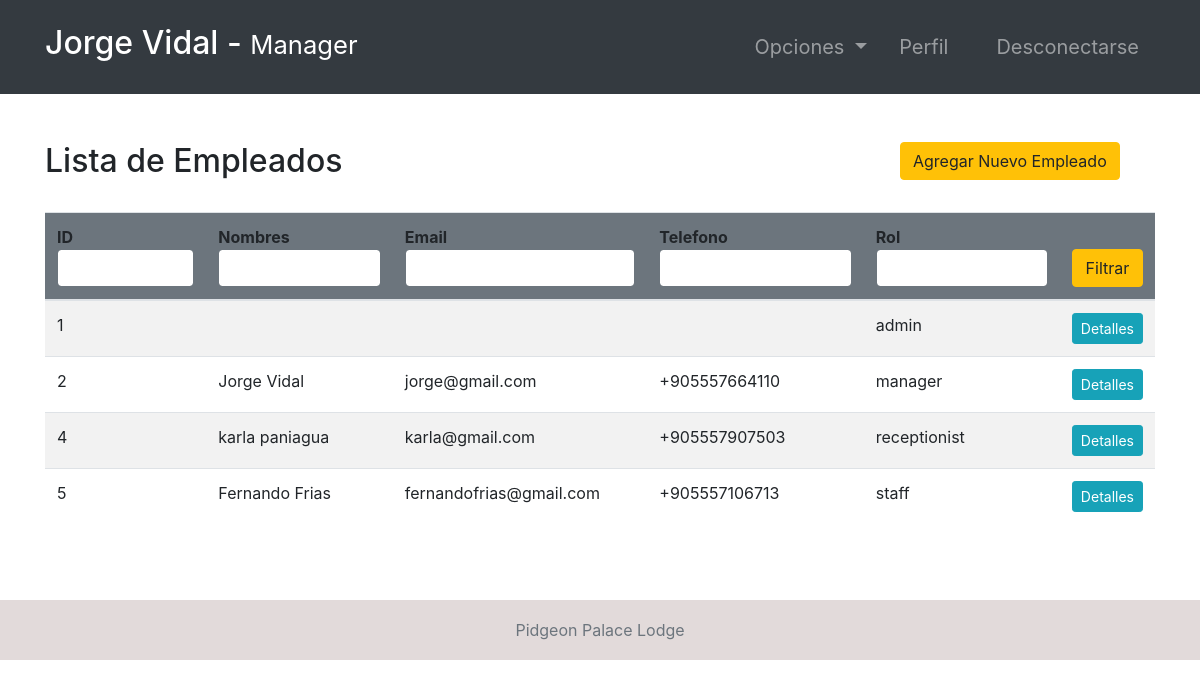
Page /employees/ (signed in) on the committed database.
### accounts/models.py (models this page shows, shortened)
class Employee(models.Model):
    user = models.OneToOneField(User, null=True, on_delete=models.CASCADE)
    phoneNumber = PhoneNumberField(unique=True)
    salary = models.FloatField()

### accounts/views.py (the view, shortened to what this page needs)
# urls.py: path('employees/', employees, name="employees"),
@login_required(login_url='login')
def employees(request):
    role = str(request.user.groups.all()[0])
    path = role + "/"
    employees = Employee.objects.all()
    context = {
        "role": role,
        "employees": employees
    }
    return render(request, path + "employees.html", context)

### Templates/manager/employees.html
{% extends '../index.html' %}
{% block context %}
{% include '../common_pages/authorized-employees.html' %}
{% endblock %}

### Templates/incs/nav.html (shortened to what this page needs)
<nav class="navbar navbar-dark bg-dark navbar-expand-lg py-3 " role="navigation">
    <div class="container">
        <a href="" class="navbar-brand">
            <h2 class="text-capitalize">
                {{ request.user.first_name }} {{ request.user.last_name }} -
                <small>
                    {{ role }}
                </small>
            </h2>
        </a>
        <div class="collapse navbar-collapse" id="navbarTags">
            <ul class="navbar-nav ml-auto">
                <li class="nav-item dropdown p-2">
                    <a class="nav-link dropdown-toggle" href="#" id="navbarDropdown" role="button"
                        data-toggle="dropdown" aria-haspopup="true" aria-expanded="false">
                        Opciones
                    </a>
                </li>
                <li class="nav-item mr-3 p-2">
                    {% if role == 'staff' or role == 'receptionist' or role == 'admin' or role == 'manager' %}
                    <a href="{% url 'employee-profile' user.id %}" class="nav-link">Perfil</a>
                    {% endif %}
                </li>
                <li class="nav-item p-2 ">
                    <a href="{% url 'logout' %}" class="nav-link">Desconectarse</a>
                </li>
            </ul>
        </div>
    </div>
</nav>

### Templates/common_pages/authorized-employees.html (shortened to what this page needs)
<div class="container py-5">
    <div class="table-header row">
        <div class="col-sm-12 col-md-12 col-lg-9 mb-4">
            <h2>Lista de Empleados</h2>
        </div>
        {% if  role == "manager" or role == "admin"%}
        <div class="col-sm-12 col-md-12 col-lg-3 mb-4">
            <a href="{% url 'add-employee' %}" class="btn btn-warning">Agregar Nuevo Empleado</a>
        </div>
        {% endif %}
    </div>
    <table class="table table-hover table-striped">
        <thead class="bg-secondary rounded">
            <tr>
                <form action="" method="POST">
                    <th>ID<input type="int" name="id" value="{{id}}" class="form-control border border-secondary"></th>
                    <th>Nombres<input type="text" name="name" value="{{name}}"
                            class="form-control border border-secondary"></th>
                    <th>Email<input type="text" name="email" value="{{email}}"
                            class="form-control border border-secondary"></th>
                    <th>Telefono<input type="number" name="number" value="{{number}}"
                            class="form-control border border-secondary">
                    <th>Rol<input type="text" name="filterRole" value="{{filterRole}}"
                            class="form-control border border-secondary"></th>
                    <th><button type="submit" name="filter" class="btn btn-warning w-100">Filtrar</button></th>
                </form>
            </tr>
        </thead>
        <tbody>
            {% for employee in employees %}
            <tr>
                <td>{{ employee.user.id }}</td>
                <td>{{ employee.user.first_name }} {{ employee.user.last_name }}</td>
                <td>{{ employee.user.email }}</td>
                <td>{{ employee.phoneNumber }}</td>
                <td>{{ employee.user.groups.first }}</td>
                <td> <a href="{% url 'employee-profile' employee.user.id  %}"
                        class="btn btn-sm btn-info w-100">Detalles</a>
                </td>
            </tr>
            {% endfor %}
        </tbody>
    </table>
</div>

### static/css/main.css (style rules this page uses)
* { margin: 0; padding: 0; -webkit-font-smoothing: antialiased; }
body { position: relative; }
nav .nav-item { font-size: 20px; }

### rows in the picture
Employee: user.id "1", user.groups.first "admin"
Employee: user.id "2", user.first_name "Jorge", user.last_name "Vidal", user.email "jorge@gmail.com", phoneNumber "+905557664110", user.groups.first "manager"
Employee: user.id "4", user.first_name "karla", user.last_name "paniagua", user.email "karla@gmail.com", phoneNumber "+905557907503", user.groups.first "receptionist"
Employee: user.id "5", user.first_name "Fernando", user.last_name "Frias", user.email "fernandofrias@gmail.com", phoneNumber "+905557106713", user.groups.first "staff"

### other values in the picture
{{ request.user.first_name }} "Jorge"
{{ request.user.last_name }} "Vidal"
{{ role }} "Manager"
